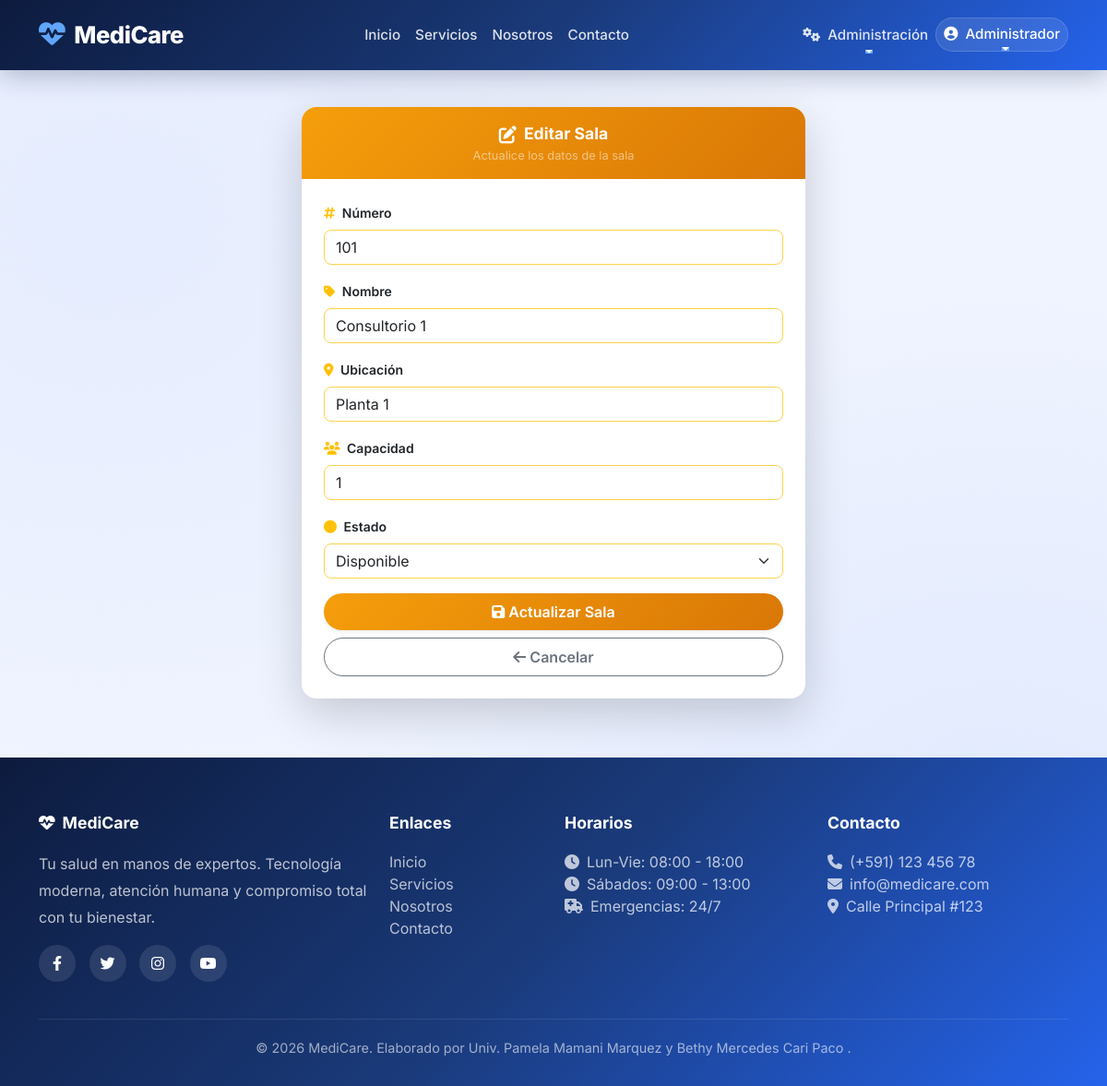
The app's page /admin/salas/editar/1 (signed in) with its own data.
### app/models/usuario.py (models this page shows, shortened)
class Usuario(UserMixin, db.Model):
    __tablename__ = 'usuarios'
    id = db.Column(db.Integer, primary_key=True)
    username = db.Column(db.String(80), unique=True, nullable=False)
    email = db.Column(db.String(120), unique=True, nullable=False)
    password_hash = db.Column(db.String(200), nullable=False)
    rol = db.Column(db.String(20), nullable=False, default='paciente')
    nombres = db.Column(db.String(100))
    apellidos = db.Column(db.String(100))
    ci = db.Column(db.String(20))
    telefono = db.Column(db.String(20))
    fecha_registro = db.Column(db.DateTime, default=datetime.utcnow)
    activo = db.Column(db.Boolean, default=True)
    paciente = db.relationship('Paciente', back_populates='usuario', uselist=False)
    medico = db.relationship('Medico', back_populates='usuario', uselist=False)
    def is_admin(self):
        return self.rol == 'admin'

### app/models/sala.py (models this page shows, shortened)
class Sala(db.Model):
    __tablename__ = 'salas'
    id = db.Column(db.Integer, primary_key=True)
    numero = db.Column(db.String(10), unique=True, nullable=False)
    nombre = db.Column(db.String(100))
    ubicacion = db.Column(db.String(100))
    capacidad = db.Column(db.Integer, default=1)
    estado = db.Column(db.String(20), default='disponible')
    citas = db.relationship('Cita', back_populates='sala')
    medicos = db.relationship('Medico', back_populates='sala')

### app/admin/routes.py (the view, shortened to what this page needs)
@bp_admin.route('/salas/editar/<int:id>', methods=['GET', 'POST'])
@login_required
def editar_sala(id):
    if not current_user.is_admin():
        flash('⛔ Acceso denegado.', 'danger')
        return redirect(url_for('core.landing'))
    sala = Sala.query.get_or_404(id)
    return render_template('admin/editar_sala.html', sala=sala)

### templates/admin/editar_sala.html (shortened to what this page needs)
{% extends "base.html" %}
{% block content %}
<div class="container py-4">
    <div class="row justify-content-center">
        <div class="col-lg-6 col-md-8">
            <div class="card border-0 shadow-lg rounded-4 overflow-hidden">
                <div class="card-header text-center border-0 py-3" style="background: linear-gradient(135deg, #f59e0b, #d97706);">
                    <div class="d-flex align-items-center justify-content-center gap-2">
                        <i class="fas fa-edit text-white" style="font-size: 1.2rem;"></i>
                        <span class="fw-bold text-white" style="font-size: 1.1rem;">
                            Editar Sala
                        </span>
                    </div>
                    <p class="text-white-50 mb-0" style="font-size: 0.8rem;">
                        Actualice los datos de la sala
                    </p>
                </div>
                <div class="card-body p-4">
                    <form method="POST" action="{{ url_for('admin.editar_sala', id=sala.id) }}">
                        <div class="mb-3">
                            <label for="numero" class="form-label fw-semibold small text-dark">
                                <i class="fas fa-hashtag text-warning me-1"></i> Número
                            </label>
                            <input type="text" class="form-control" id="numero" name="numero"
                                   value="{{ sala.numero }}" required style="border-radius: 8px; border-color: #fcd34d;">
                        </div>
                        <div class="mb-3">
                            <label for="nombre" class="form-label fw-semibold small text-dark">
                                <i class="fas fa-tag text-warning me-1"></i> Nombre
                            </label>
                            <input type="text" class="form-control" id="nombre" name="nombre"
                                   value="{{ sala.nombre or '' }}" style="border-radius: 8px; border-color: #fcd34d;">
                        </div>
                        <div class="mb-3">
                            <label for="ubicacion" class="form-label fw-semibold small text-dark">
                                <i class="fas fa-map-marker-alt text-warning me-1"></i> Ubicación
                            </label>
                            <input type="text" class="form-control" id="ubicacion" name="ubicacion"
                                   value="{{ sala.ubicacion or '' }}" style="border-radius: 8px; border-color: #fcd34d;">
                        </div>
                        <div class="mb-3">
                            <label for="capacidad" class="form-label fw-semibold small text-dark">
                                <i class="fas fa-users text-warning me-1"></i> Capacidad
                            </label>
                            <input type="number" class="form-control" id="capacidad" name="capacidad"
                                   value="{{ sala.capacidad }}" min="1" style="border-radius: 8px; border-color: #fcd34d;">
                        </div>
                        <div class="mb-3">
                            <label for="estado" class="form-label fw-semibold small text-dark">
                                <i class="fas fa-circle text-warning me-1"></i> Estado
                            </label>
                            <select class="form-select" id="estado" name="estado" style="border-radius: 8px; border-color: #fcd34d;">
                                <option value="disponible" {% if sala.estado == 'disponible' %}selected{% endif %}>Disponible</option>
                            </select>
                        </div>
                        <div class="d-grid gap-2 mt-3">
                            <button type="submit" class="btn rounded-pill py-2 fw-semibold bg-gradient-yellow text-white border-0 shadow-sm">
                                <i class="fas fa-save me-1"></i>Actualizar Sala
                            </button>
                            <a href="{{ url_for('admin.salas') }}" class="btn btn-outline-secondary rounded-pill py-2 fw-semibold">
                                <i class="fas fa-arrow-left me-1"></i>Cancelar
                            </a>
                        </div>
                    </form>
                </div>
            </div>
        </div>
    </div>
</div>
{% endblock %}

### templates/base.html (shortened to what this page needs)
<!DOCTYPE html>
<html lang="es">
<head>
    <link href="https://cdn.jsdelivr.net/npm/bootstrap@5.3.0/dist/css/bootstrap.min.css" rel="stylesheet">
    <link rel="stylesheet" href="https://cdnjs.cloudflare.com/ajax/libs/font-awesome/6.4.0/css/all.min.css">
</head>
<body>
    <nav class="navbar navbar-expand-lg navbar-custom">
        <div class="container">
            <a class="navbar-brand" href="{{ url_for('core.landing') }}">
                <i class="fas fa-heartbeat"></i>MediCare
            </a>
            <div class="collapse navbar-collapse" id="navbarNav">
                <ul class="navbar-nav mx-auto">
                    <li class="nav-item">
                        <a class="nav-link" href="{{ url_for('core.landing') }}">Inicio</a>
                    </li>
                    <li class="nav-item">
                        <a class="nav-link" href="{{ url_for('core.servicios') }}">Servicios</a>
                    </li>
                    <li class="nav-item">
                        <a class="nav-link" href="{{ url_for('core.about') }}">Nosotros</a>
                    </li>
                    <li class="nav-item">
                        <a class="nav-link" href="{{ url_for('core.contacto') }}">Contacto</a>
                    </li>
                </ul>
                <ul class="navbar-nav">
                    {% if current_user.is_authenticated %}
                        {% if current_user.is_admin() %}
                        <li class="nav-item dropdown">
                            <a class="nav-link dropdown-toggle text-white" href="#" id="adminDropdown" role="button" data-bs-toggle="dropdown">
                                <i class="fas fa-cogs me-1"></i> Administración
                            </a>
                        </li>
                        {% endif %}
                        <li class="nav-item dropdown user-dropdown">
                            <a class="nav-link dropdown-toggle text-white" href="#" id="userDropdown" role="button" data-bs-toggle="dropdown">
                                <i class="fas fa-user-circle me-1"></i>
                                {{ current_user.nombres }}
                            </a>
                        </li>
                    {% endif %}
                </ul>
            </div>
        </div>
    </nav>
    <main>
        {% block content %}{% endblock %}
    </main>
    <footer class="footer-custom">
        <div class="container">
            <div class="row g-4">
                <div class="col-md-4">
                    <h5><i class="fas fa-heartbeat me-2"></i>MediCare</h5>
                    <p style="opacity: 0.8; line-height: 1.8; position: relative; z-index: 1;">Tu salud en manos de expertos. Tecnología moderna, atención humana y compromiso total con tu bienestar.</p>
                    <div class="social-links mt-3">
                        <a href="#"><i class="fab fa-facebook-f"></i></a>
                        <a href="#"><i class="fab fa-twitter"></i></a>
                        <a href="#"><i class="fab fa-instagram"></i></a>
                        <a href="#"><i class="fab fa-youtube"></i></a>
                    </div>
                </div>
                <div class="col-md-2">
                    <h5>Enlaces</h5>
                    <ul class="list-unstyled">
                        <li><a href="{{ url_for('core.landing') }}">Inicio</a></li>
                        <li><a href="{{ url_for('core.servicios') }}">Servicios</a></li>
                        <li><a href="{{ url_for('core.about') }}">Nosotros</a></li>
                        <li><a href="{{ url_for('core.contacto') }}">Contacto</a></li>
                    </ul>
                </div>
                <div class="col-md-3">
                    <h5>Horarios</h5>
                    <ul class="list-unstyled" style="opacity: 0.8;">
                        <li><i class="fas fa-clock me-2"></i>Lun-Vie: 08:00 - 18:00</li>
                        <li><i class="fas fa-clock me-2"></i>Sábados: 09:00 - 13:00</li>
                        <li><i class="fas fa-ambulance me-2"></i>Emergencias: 24/7</li>
                    </ul>
                </div>
                <div class="col-md-3">
                    <h5>Contacto</h5>
                    <ul class="list-unstyled" style="opacity: 0.8;">
                        <li><i class="fas fa-phone me-2"></i>(+591) 123 456 78</li>
                        <li><i class="fas fa-envelope me-2"></i>info@medicare.com</li>
                        <li><i class="fas fa-map-marker-alt me-2"></i>Calle Principal #123</li>
                    </ul>
                </div>
            </div>
            <div class="footer-bottom">
                <p class="mb-0">&copy; 2026 MediCare. Elaborado por Univ. Pamela Mamani Marquez y Bethy Mercedes Cari Paco .</p>
            </div>
        </div>
    </footer>
</body>
</html>

### templates/base.html (style rules this page uses)
:root { --primary-dark: #0d1b3e; --primary-mid: #1a3a7a; --primary-blue: #2563eb; --primary-light: #3b82f6; --primary-gradient: linear-gradient(135deg, #0d1b3e 0%, #1a3a7a 50%, #2563eb 100%); --glass-bg: rgba(255, 255, 255, 0.1); --glass-border: rgba(255, 255, 255, 0.15); --text-light: #ffffff; --text-dark: #0d1b3e; --shadow-soft: 0 8px 32px rgba(13, 27, 62, 0.15); --shadow-glass: 0 8px 32px rgba(0, 0, 0, 0.1); --border-radius: 16px; --transition: all 0.3s cubic-bezier(0.4, 0, 0.2, 1); }
* { font-family: 'Inter', sans-serif; margin: 0; padding: 0; box-sizing: border-box; }
body { background: #f0f4ff; color: var(--text-dark); min-height: 100vh; background-image: radial-gradient(ellipse at 10% 20%, rgba(37, 99, 235, 0.05) 0%, transparent 50%), radial-gradient(ellipse at 90% 80%, rgba(37, 99, 235, 0.08) 0%, transparent 50%); }
.navbar-custom { background: var(--primary-gradient); padding: 14px 0; box-shadow: 0 4px 30px rgba(13, 27, 62, 0.3); position: sticky; top: 0; z-index: 1000; backdrop-filter: blur(10px); }
.navbar-custom .navbar-brand { font-weight: 800; font-size: 1.6rem; color: white !important; letter-spacing: -0.5px; }
.navbar-custom .navbar-brand i { font-size: 1.8rem; margin-right: 10px; color: #60a5fa; }
.navbar-custom .nav-link { color: rgba(255,255,255,0.85) !important; font-weight: 500; padding: 8px 20px; border-radius: 8px; transition: var(--transition); font-size: 0.95rem; position: relative; }
.navbar-custom .nav-link::after { content: ''; position: absolute; bottom: 0; left: 50%; width: 0; height: 2px; background: #60a5fa; transition: var(--transition); transform: translateX(-50%); }
.user-dropdown .dropdown-toggle { color: white !important; padding: 6px 16px; border-radius: 50px; background: rgba(255,255,255,0.1); border: 1px solid rgba(255,255,255,0.15); }
.footer-custom { background: var(--primary-gradient); color: rgba(255,255,255,0.9); padding: 60px 0 30px 0; position: relative; overflow: hidden; margin-top: 40px; }
.footer-custom h5 { color: white; font-weight: 700; margin-bottom: 20px; font-size: 1.1rem; position: relative; z-index: 1; }
.footer-custom a { color: rgba(255,255,255,0.7); text-decoration: none; transition: var(--transition); display: inline-block; position: relative; z-index: 1; }
.footer-custom .social-links a { display: inline-flex; align-items: center; justify-content: center; width: 40px; height: 40px; background: rgba(255,255,255,0.1); border-radius: 50%; margin-right: 10px; transition: var(--transition); color: white; position: relative; z-index: 1; }
.footer-bottom { border-top: 1px solid rgba(255,255,255,0.1); padding-top: 20px; margin-top: 40px; text-align: center; font-size: 0.9rem; color: rgba(255,255,255,0.6); position: relative; z-index: 1; }

### templates/admin/editar_sala.html (style rules this page uses)
.rounded-4 { border-radius: 1rem; }
.bg-gradient-yellow { background: linear-gradient(135deg, #f59e0b, #d97706); }

### records on screen
Usuario: nombres "Administrador"
Sala: numero "101", nombre "Consultorio 1", ubicacion "Planta 1", capacidad "1", estado "Disponible"
